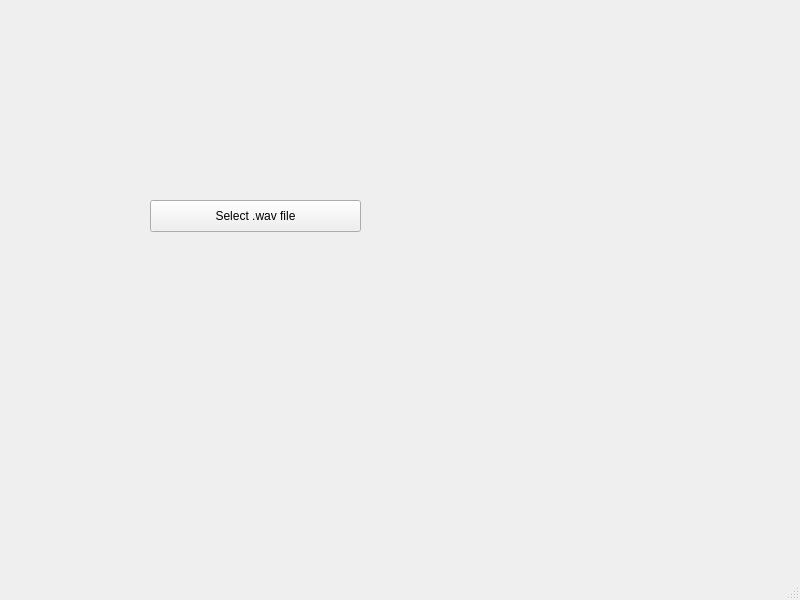
<?xml version="1.0" encoding="UTF-8"?>
<ui version="4.0">
 <class>WavWindow</class>
 <widget class="QMainWindow" name="WavWindow">
  <property name="geometry">
   <rect>
    <x>0</x>
    <y>0</y>
    <width>800</width>
    <height>600</height>
   </rect>
  </property>
  <property name="windowTitle">
   <string>MainWindow</string>
  </property>
  <widget class="QWidget" name="centralwidget">
   <widget class="QPushButton" name="selectFileButton">
    <property name="geometry">
     <rect>
      <x>150</x>
      <y>200</y>
      <width>211</width>
      <height>32</height>
     </rect>
    </property>
    <property name="text">
     <string>Select .wav file</string>
    </property>
   </widget>
  </widget>
  <widget class="QMenuBar" name="menubar">
   <property name="geometry">
    <rect>
     <x>0</x>
     <y>0</y>
     <width>800</width>
     <height>21</height>
    </rect>
   </property>
  </widget>
  <widget class="QStatusBar" name="statusbar"/>
 </widget>
 <resources/>
 <connections/>
</ui>
